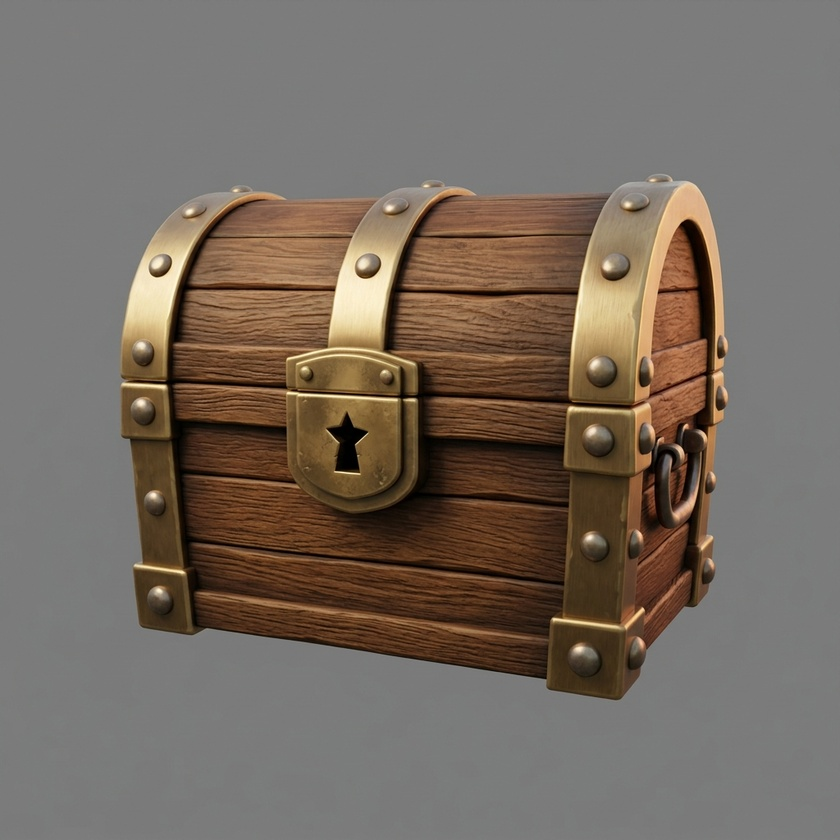
#> input picture arte/aprovadas/BAU-FECHADO.jpg, 840 x 840 px, shrunk from 1024 x 1024 before the run
$ python recortar.py aprovadas/BAU-FECHADO.jpg aprovadas/BOBBY-E02.jpg 1.0 1.0
#> lines starting #> are read from the running program, lines starting #| are printed output that depends on the picture; after the words box and inside, x2 and y2 are one past the last pixel; in counts of white or black regions, pixels touching at a corner belong together
#!/usr/bin/env python3
# Recorte de fundo liso (sem instalar nada): chave por distancia ao tom do fundo + maior componente + preenche buracos + borda suavizada.
# uso: recortar.py ENTRADA.jpg SAIDA.png [tolerancia_baixa tolerancia_alta]
import sys, numpy as np
from PIL import Image, ImageFilter
from scipy import ndimage
src, dst = sys.argv[1], sys.argv[2]
lo = float(sys.argv[3]) if len(sys.argv)>3 else 10; hi = float(sys.argv[4]) if len(sys.argv)>4 else 30
im = Image.open(src).convert('RGB'); a = np.asarray(im, float)
#> further down, im is the input picture: PIL image 840x840 RGB; mean R, G, B 117.8, 106.9, 97
b = np.concatenate([a[:6].reshape(-1,3), a[-6:].reshape(-1,3), a[:,:6].reshape(-1,3), a[:,-6:].reshape(-1,3)])
bg = np.median(b, axis=0)
#> bg = [124, 124, 124]
d = np.linalg.norm(a - bg, axis=2)
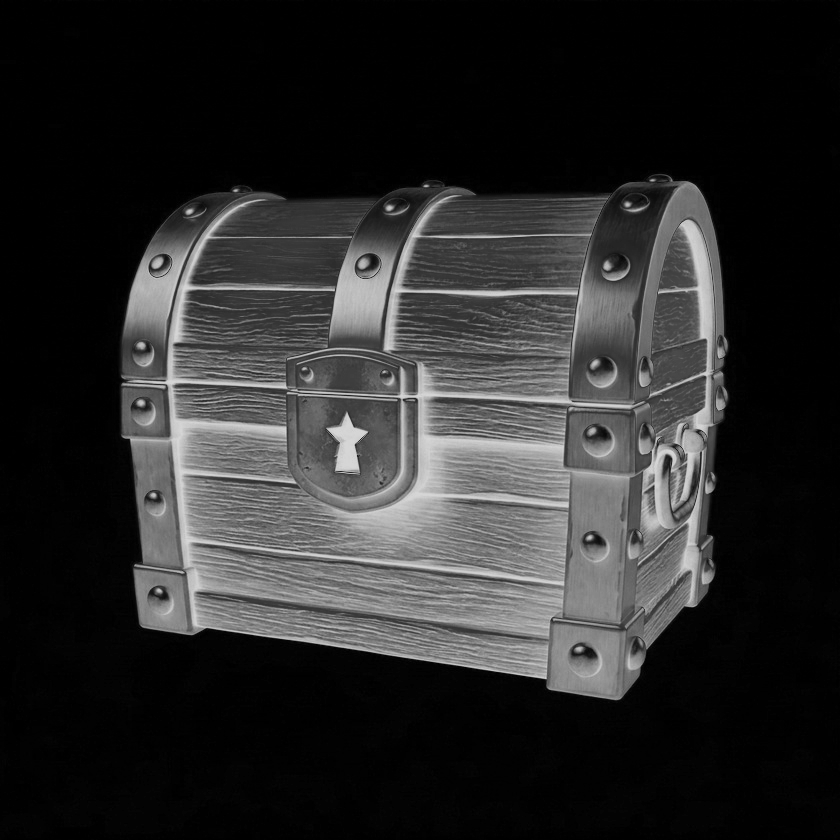
#> d: shape (840, 840) float64; min 0, max 214.8, mean 42.8
alpha = np.clip((d - lo) / (hi - lo), 0, 1)
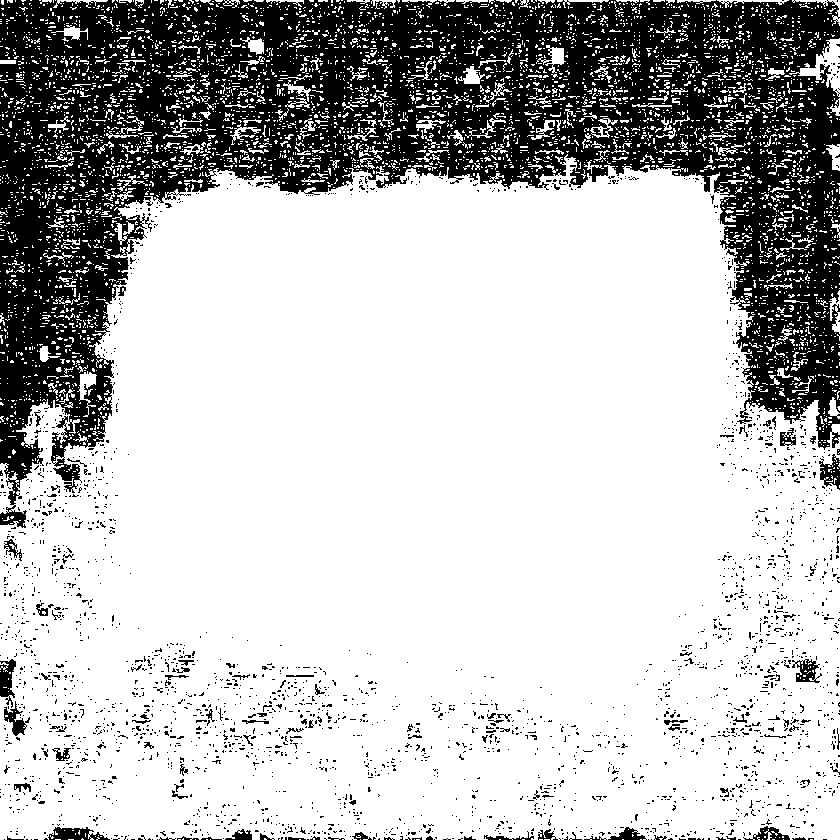
#> alpha: shape (840, 840) float64; values 0 (black) and 1 (white), 73.6% white; 2612 black regions (2509 under 20 px), largest, box (x1, y1, x2, y2) and area: (0, 0, 840, 528) 170619, (48, 827, 110, 840) 479, (0, 659, 16, 708) 453
mask = alpha > 0.5
lab, n = ndimage.label(mask)
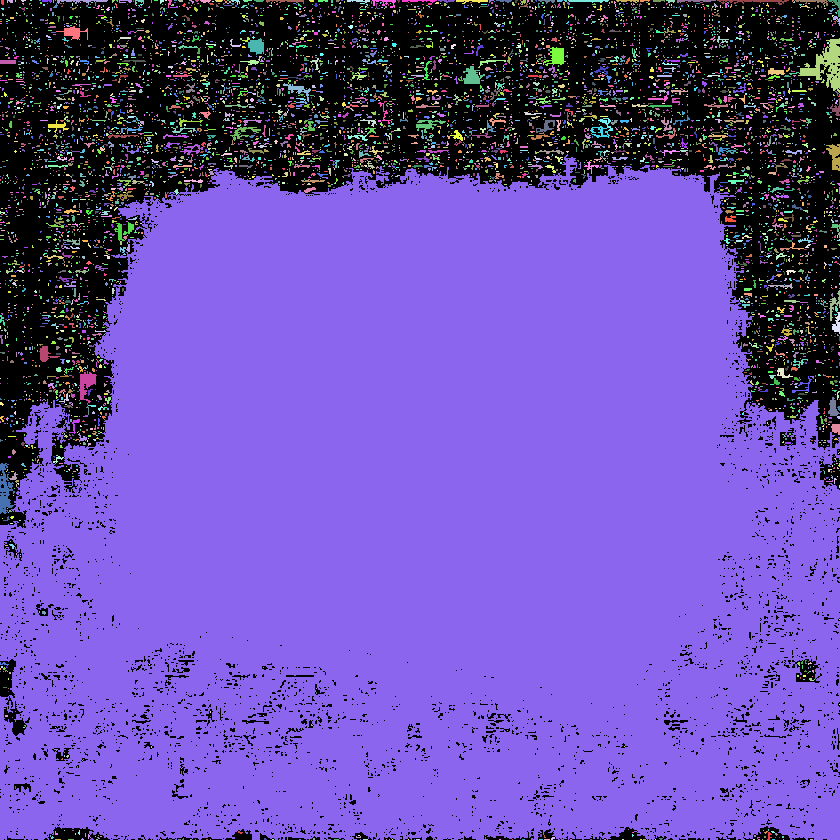
#> lab: shape (840, 840) int32; 6629 distinct labels, from 0 to 6628; one colour per label, 0 black
#> n = 6628
if n:
    sizes = np.bincount(lab.ravel()); sizes[0] = 0; mask = (lab == sizes.argmax()) if not __import__('os').environ.get('TODOS') else np.isin(lab, np.where(sizes > 0.03*sizes.max())[0])
#> after `sizes = np.bincount(lab.ravel())`: sizes = 6629 values, max 480765 at index 4045, min 1 at index 9, mean 106.4
#> after `mask = lab == sizes.argmax() if not __import__('os').environ.get('TODO`: mask: shape (840, 840) bool; 68.1% white; 2564 black regions (2460 under 20 px), largest, box (x1, y1, x2, y2) and area: (0, 0, 840, 528) 208860, (48, 827, 110, 840) 551, (0, 659, 16, 708) 503
mask = ndimage.binary_fill_holes(mask)
#> mask: shape (840, 840) bool; 70% white; 90 black regions (62 under 20 px), largest, box (x1, y1, x2, y2) and area: (0, 0, 840, 528) 208463, (48, 827, 110, 840) 550, (819, 454, 840, 490) 470
mask = ndimage.binary_erosion(mask, iterations=1)
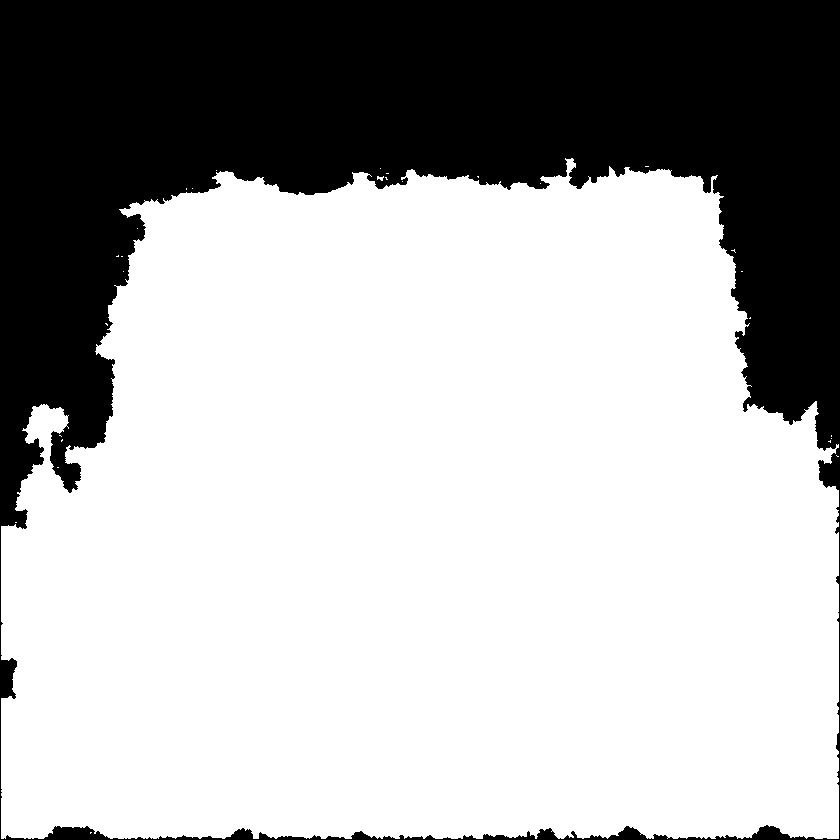
#> mask: shape (840, 840) bool; 69.2% white; 1 black region, box (x1, y1, x2, y2) and area: (0, 0, 840, 840) 217056
m = Image.fromarray((mask*255).astype('uint8')).filter(ImageFilter.GaussianBlur(0.8))
out = im.copy(); out.putalpha(m)
#> after `out.putalpha(m)`:
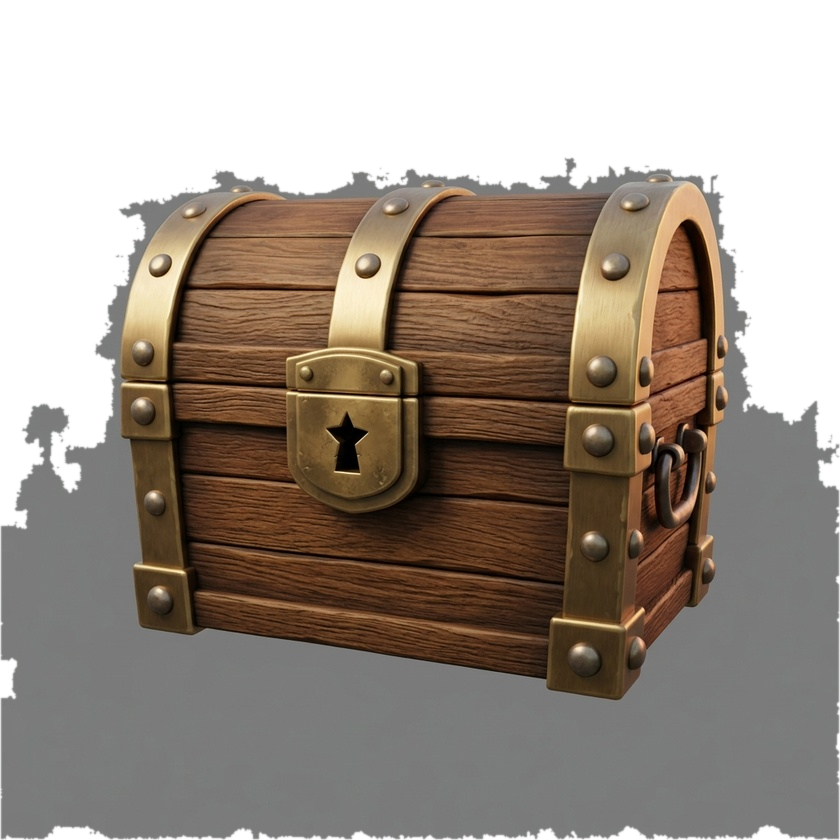
#> out: PIL image 840x840 RGBA; mean R, G, B, A 117.8, 106.9, 97, 176.6; transparent parts drawn white
bb = m.point(lambda v: 255 if v>8 else 0).getbbox(); out = out.crop(bb)
#> after `bb = m.point(lambda v: 255 if v > 8 else 0).getbbox()`: bb = (0, 157, 840, 840)
#> after `out = out.crop(bb)`:
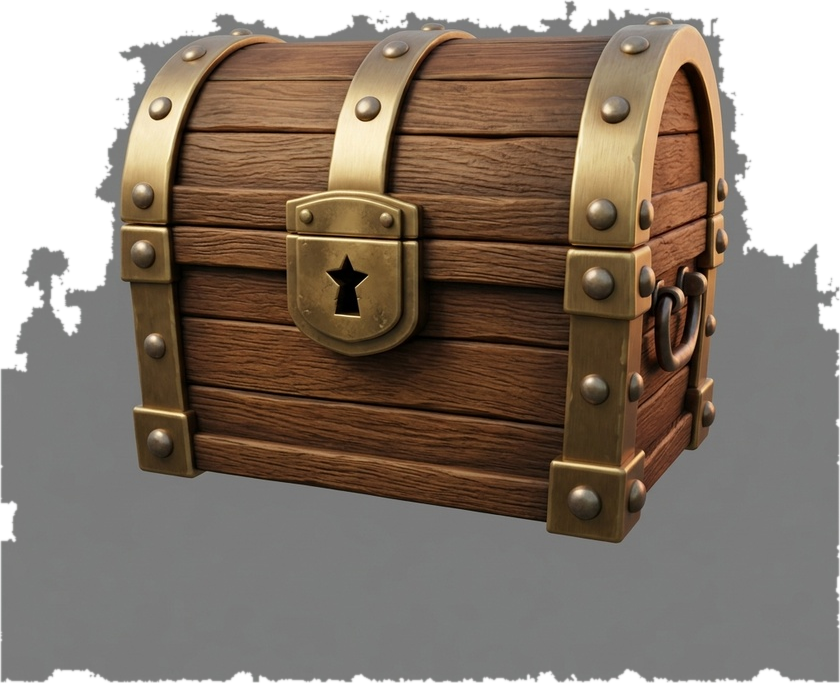
#> out: PIL image 840x683 RGBA; mean R, G, B, A 116.4, 103, 90.8, 217.1; transparent parts drawn white
out.save(dst); print(dst, out.size)
#| aprovadas/BOBBY-E02.jpg (840, 683)
